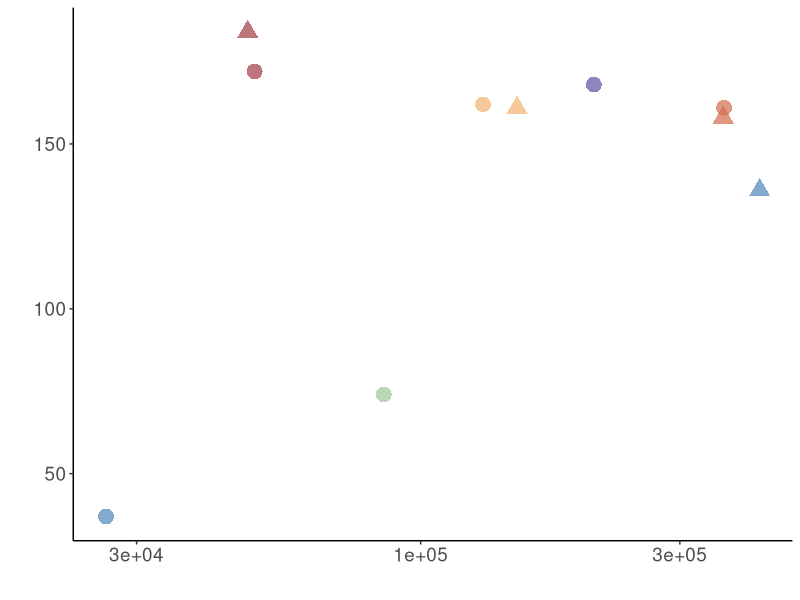

Generate this figure with R:
library(ggplot2)

dat <- read.table("OG_vs_SCC_Counts.txt", header=T, sep='\t')

colors <- c('#A03B44', '#F1B16E', '#4B86B8', '#5E4FA2', '#D36D49', '#A1C496')
names(colors) <- c('bofasa', 'OrthoFinder', 'PIRATE', 'SCARAP', 'SonicParanoid', 'KOfam')

pdf("OG_vs_SCC.pdf", height=3, width=3)
ggplot(dat, aes(x=ogs, y=scc, color=method, shape=as.factor(type))) + geom_point(alpha=0.7, show.legend=F, size=5) + theme_classic() + scale_x_log10() + scale_color_manual(values=colors) + xlab("") + ylab("") + theme(text=element_text(size=17))
dev.off()
